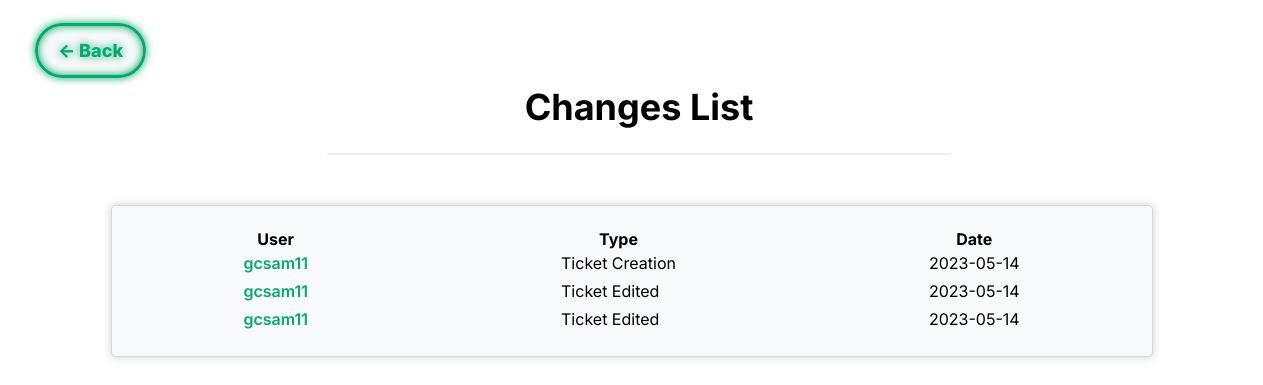
The page /pages/changes_list.php?id=4 (signed in) on the database as committed earlier.
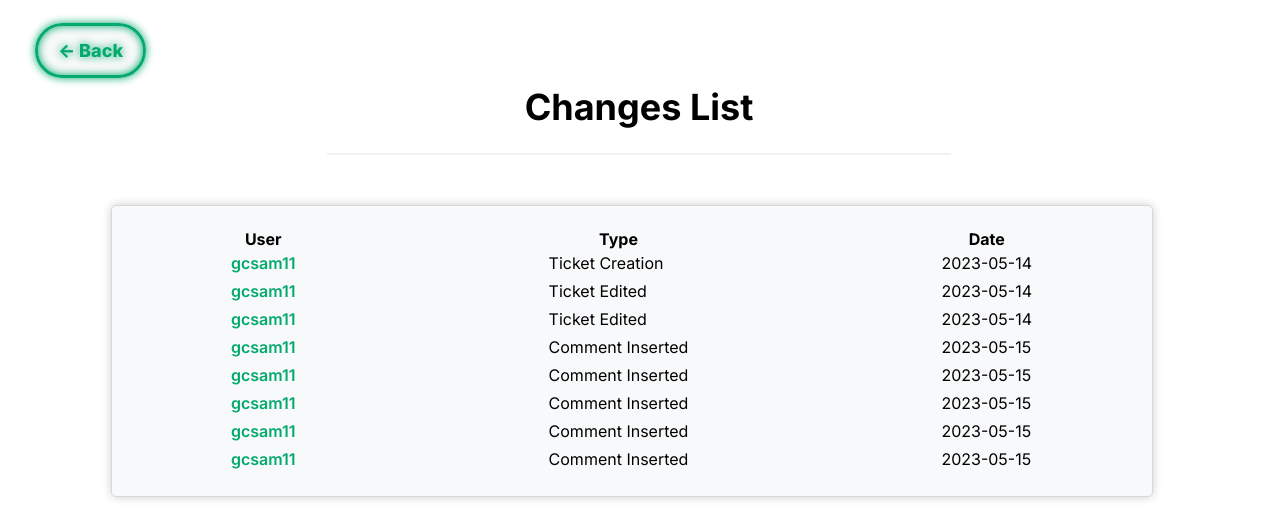
The same page on the database as committed later.
### tables this page shows
CREATE TABLE TICKET_CHANGES(
    ticket_changes_id INTEGER PRIMARY KEY AUTOINCREMENT,
    ticket_id INT NOT NULL,
    user_id INT NOT NULL,
    date DATE NOT NULL,
    type VARCHAR(255) NOT NULL,
    FOREIGN KEY(ticket_id) REFERENCES TICKET(ticket_id) ON DELETE CASCADE ON UPDATE CASCADE,
    FOREIGN KEY(user_id) REFERENCES USER(user_id) ON DELETE CASCADE ON UPDATE CASCADE
);

CREATE TABLE USER (
    user_id INTEGER PRIMARY KEY AUTOINCREMENT,
    department_id INT,
    name VARCHAR(255) NOT NULL,
    username VARCHAR(8) NOT NULL UNIQUE,
    email VARCHAR(255) NOT NULL UNIQUE,
    password VARCHAR(255) NOT NULL,
    type VARCHAR(10) NOT NULL DEFAULT 'Client' CHECK (type = 'Agent' OR type = 'Admin' OR type = 'Client'),
    gender VARCHAR(10) DEFAULT 'None' CHECK(gender = 'Male' or gender = 'Female' or gender = 'Other' or gender = 'None'),
    FOREIGN KEY(department_id) REFERENCES DEPARTMENT(department_id) ON DELETE CASCADE ON UPDATE CASCADE
);

### pages/changes_list.php (the view, shortened to what this page needs)
<?php
    include '../database/checkSession.php';
?>
<!DOCTYPE html>
<html>
<head>
	<link rel="stylesheet" href="../css/changes_list.css">
</head>
    <body>
        <div class="header_div">
            <a class="backbtn" href="../pages/ticket.php?id=<?php echo $_GET['id'];?>"> <- Back</a>
            <header>
                <h1>Changes List</h1>
                <hr>
            </header>
        </div>
        <div class="box">
            <table>
                <tr>
                    <th>User</th>
                    <th>Type</th>
                    <th>Date</th>
                </tr>
                <?php
                    $stmt = $db->prepare('SELECT * FROM TICKET_CHANGES WHERE ticket_id = :ticket_id ORDER BY date');
                    $stmt->bindParam(':ticket_id', $_GET['id']);
                    $stmt->execute();
                    while($row12 = $stmt -> fetch()){
                        $stmt2 = $db->prepare('SELECT * FROM USER WHERE user_id = :user_id');
                        $stmt2->bindParam(':user_id', $row12['user_id']);
                        $stmt2->execute();
                        $row20 = $stmt2->fetch();
                        echo '<tr>
                        <td><a id="username" href="../pages/profile_viewer.php?id='.$row20['user_id'].'">'.$row20['username'].'</a></td>
                        <td id="type">'.$row12['type'].'</td>
                        <td id="date">'.$row12['date'].'</td>
                        </tr>';
                    }
                ?>
            </table>
        </div>
    </body>
</html>

### css/changes_list.css (style rules this page uses)
:root { --clr-neon_green: #04AA6D; --clr-neon_red: #e90808; --clr-bg: #f8f9fa; }
*, *::before *::after { box-sizing: border-box; }
.backbtn { background-color: var(--clr-bg); color: var(--clr-neon_green); padding: 14px 20px; margin: 20px; border: 3px solid var(--clr-neon_green); border-radius: 32px; cursor: pointer; opacity: 1; text-align: center; font-weight: 800; font-size: large; width: 25%; transition: opacity 100ms linear; text-shadow: 0 0 0.125em hsl(0 0% 100% / 0.5), 0 0 0.45em var(--clr-neon_green); box-shadow: inset 0 0 0.5em 0 var(--clr-neon_green), 0 0 0.5em 0 var(--clr-neon_green); text-decoration: none; }
header { padding-left: 25%; padding-right: 25%; }
h1 { font-family: 'Inter', sans-serif; font-size: 36px; text-align: center; }
hr { border: 1px solid #f1f1f1; margin-bottom: 20px; }
body { margin: 0; padding: 0; font-family: 'Inter', sans-serif; }
.header_div { padding-top: 40px; padding-left: 15px; }
.box { margin: 50px auto; max-height: 65vh; min-width: 850px; max-width: 1000px; padding: 20px; background-color: #f8f9fa; border: 1px solid #d6d8db; border-radius: 5px; box-shadow: 0px 0px 10px rgba(0,0,0,0.2); display: grid; justify-content: center; }
.box table { overflow-x: hidden; overflow-y: auto; }
.box table tr th { padding-right: 250px; }
.box table tr th:nth-child(1) { padding-left: 250px; }
.box table tr td { padding-right: 250px; padding-bottom: 5px; }
.box table tr td:nth-child(1) { padding-left: 250px; }
#username { text-decoration: none; color: var(--clr-neon_green); font-weight: 600; }
#type { white-space: nowrap; }
#date { white-space: nowrap; }

Rows that differ between the two databases and show on the page:
added ticket_changes: user.username "gcsam11", type "Comment Inserted", date "2023-05-15"
added ticket_changes: user.username "gcsam11", type "Comment Inserted", date "2023-05-15"
added ticket_changes: user.username "gcsam11", type "Comment Inserted", date "2023-05-15"
added ticket_changes: user.username "gcsam11", type "Comment Inserted", date "2023-05-15"
added ticket_changes: user.username "gcsam11", type "Comment Inserted", date "2023-05-15"
